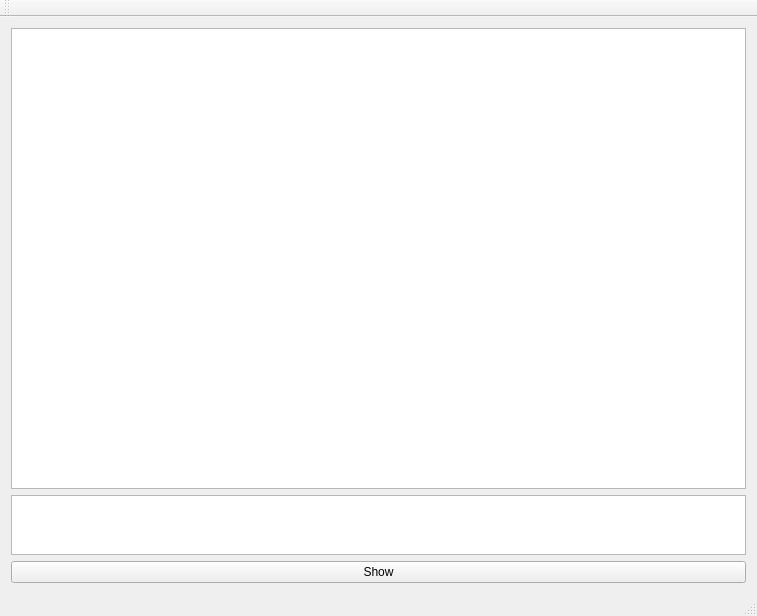
<?xml version="1.0" encoding="UTF-8"?>
<ui version="4.0">
 <class>MainWindow</class>
 <widget class="QMainWindow" name="MainWindow">
  <property name="geometry">
   <rect>
    <x>0</x>
    <y>0</y>
    <width>757</width>
    <height>616</height>
   </rect>
  </property>
  <property name="windowTitle">
   <string>MainWindow</string>
  </property>
  <widget class="QWidget" name="centralWidget">
   <layout class="QVBoxLayout" name="verticalLayout">
    <item>
     <widget class="QGraphicsView" name="graphicsView">
      <property name="interactive">
       <bool>true</bool>
      </property>
      <property name="alignment">
       <set>Qt::AlignLeading|Qt::AlignLeft|Qt::AlignTop</set>
      </property>
      <property name="renderHints">
       <set>QPainter::HighQualityAntialiasing|QPainter::TextAntialiasing</set>
      </property>
      <property name="dragMode">
       <enum>QGraphicsView::NoDrag</enum>
      </property>
      <property name="transformationAnchor">
       <enum>QGraphicsView::NoAnchor</enum>
      </property>
      <property name="viewportUpdateMode">
       <enum>QGraphicsView::FullViewportUpdate</enum>
      </property>
     </widget>
    </item>
    <item>
     <widget class="QPlainTextEdit" name="log">
      <property name="maximumSize">
       <size>
        <width>16777215</width>
        <height>60</height>
       </size>
      </property>
     </widget>
    </item>
    <item>
     <widget class="QPushButton" name="show">
      <property name="text">
       <string>Show</string>
      </property>
     </widget>
    </item>
   </layout>
  </widget>
  <widget class="QMenuBar" name="menuBar">
   <property name="geometry">
    <rect>
     <x>0</x>
     <y>0</y>
     <width>757</width>
     <height>21</height>
    </rect>
   </property>
  </widget>
  <widget class="QToolBar" name="mainToolBar">
   <attribute name="toolBarArea">
    <enum>TopToolBarArea</enum>
   </attribute>
   <attribute name="toolBarBreak">
    <bool>false</bool>
   </attribute>
  </widget>
  <widget class="QStatusBar" name="statusBar"/>
 </widget>
 <layoutdefault spacing="6" margin="11"/>
 <resources/>
 <connections/>
</ui>
